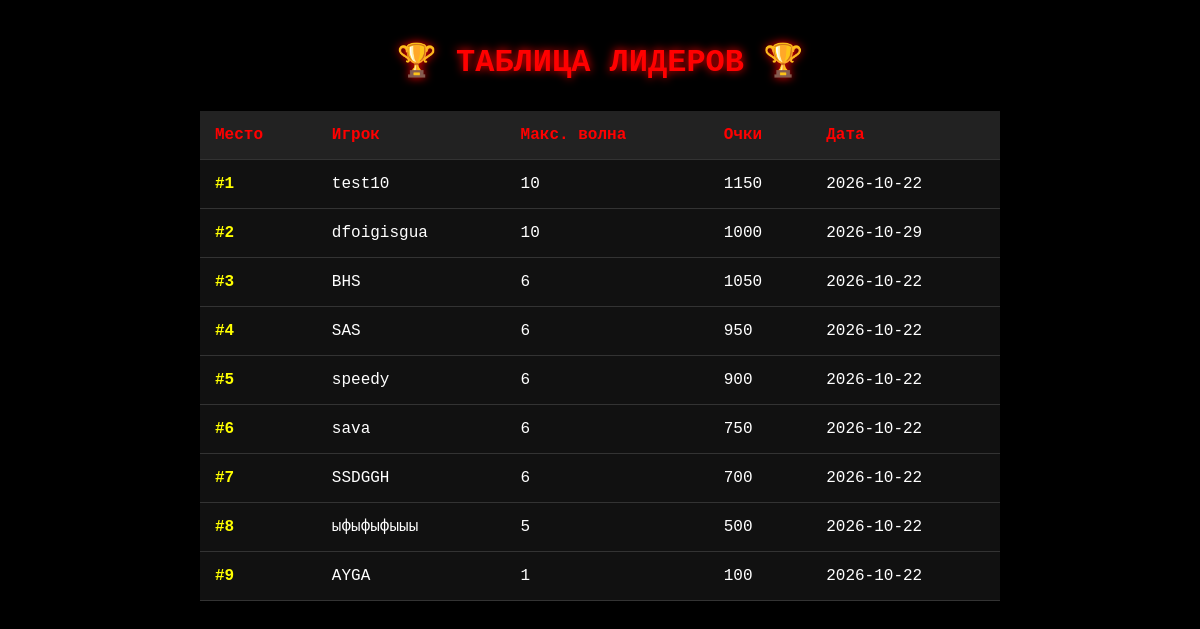
The page / on the database its author committed.
### tables this page shows
CREATE TABLE leaderboard (
            id INTEGER PRIMARY KEY AUTOINCREMENT,
            player_name TEXT NOT NULL,
            max_wave INTEGER NOT NULL,
            score INTEGER DEFAULT 0,
            created_at TIMESTAMP DEFAULT CURRENT_TIMESTAMP
        );

### app.py (the view)
@app.route('/')
def index():
    db = get_db()
    leaders = db.execute('''
        SELECT player_name, max_wave, score, created_at
        FROM leaderboard
        ORDER BY max_wave DESC, score DESC
        LIMIT 10
    ''').fetchall()
    db.close()
    return render_template('index.html', leaders=leaders)

### app.py (called while the page is built)
def get_db():
    db = sqlite3.connect('database.db')
    db.row_factory = sqlite3.Row
    return db

### templates/index.html (shortened to what this page needs)
<!DOCTYPE html>
<html lang="ru">
<head>
</head>
<body>
    <div class="container">
        <h1>🏆 ТАБЛИЦА ЛИДЕРОВ 🏆</h1>
        {% if leaders %}
        <table>
            <thead>
                <tr>
                    <th>Место</th>
                    <th>Игрок</th>
                    <th>Макс. волна</th>
                    <th>Очки</th>
                    <th>Дата</th>
                </tr>
            </thead>
            <tbody>
                {% for leader in leaders %}
                <tr>
                    <td class="rank">#{{ loop.index }}</td>
                    <td>{{ leader.player_name }}</td>
                    <td>{{ leader.max_wave }}</td>
                    <td>{{ leader.score }}</td>
                    <td>{{ leader.created_at[:10] }}</td>
                </tr>
                {% endfor %}
            </tbody>
        </table>
        {% else %}
        <div class="empty">
            <p>Пока нет результатов. Будь первым!</p>
        </div>
        {% endif %}
    </div>
</body>
</html>

### templates/index.html (style rules this page uses)
body { font-family: 'Courier New', monospace; background: #000; color: #fff; margin: 0; padding: 20px; }
.container { max-width: 800px; margin: 0 auto; }
h1 { text-align: center; color: #ff0000; text-shadow: 0 0 10px #ff0000; }
table { width: 100%; border-collapse: collapse; margin-top: 30px; background: #111; }
th, td { padding: 15px; text-align: left; border-bottom: 1px solid #333; }
th { background: #222; color: #ff0000; }
.rank { font-weight: bold; color: #ffff00; }

### rows shown on the page
leaderboard: player_name "test10", max_wave "10", score "1150", created_at "2026-10-22"
leaderboard: player_name "dfoigisgua", max_wave "10", score "1000", created_at "2026-10-29"
leaderboard: player_name "BHS", max_wave "6", score "1050", created_at "2026-10-22"
leaderboard: player_name "SAS", max_wave "6", score "950", created_at "2026-10-22"
leaderboard: player_name "speedy", max_wave "6", score "900", created_at "2026-10-22"
leaderboard: player_name "sava", max_wave "6", score "750", created_at "2026-10-22"
leaderboard: player_name "SSDGGH", max_wave "6", score "700", created_at "2026-10-22"
leaderboard: player_name "ыфыфыфыыы", max_wave "5", score "500", created_at "2026-10-22"
leaderboard: player_name "AYGA", max_wave "1", score "100", created_at "2026-10-22"
